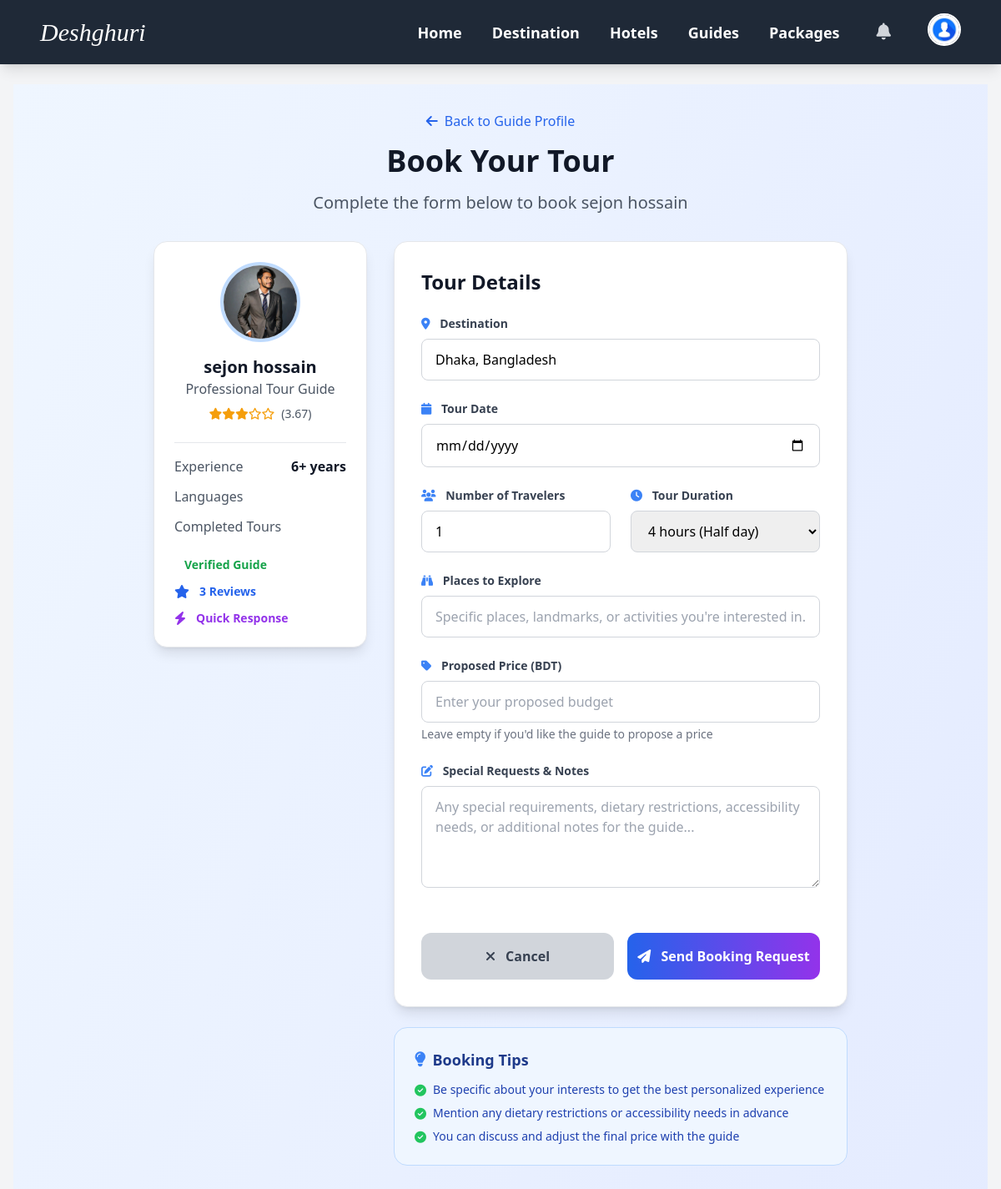
Page /guides/guides/1/book/ (signed in) on the committed database.
### guides/models.py (models this page shows, shortened)
class GuideProfile(models.Model):
    user = models.OneToOneField(settings.AUTH_USER_MODEL, on_delete=models.CASCADE)
    phone = models.CharField(max_length=30, blank=True)
    bio = models.TextField(blank=True)
    experience_years = models.PositiveIntegerField(default=0)
    avatar = models.ImageField(upload_to='guides/avatars/', blank=True)
    is_verified = models.BooleanField(default=False)
    average_rating = models.DecimalField(max_digits=3, decimal_places=2, default=0.0)
    languages = models.CharField(max_length=200, blank=True)
    address = models.TextField(blank=True)
    is_completed = models.BooleanField(default=False)

### accounts/models.py (models this page shows, shortened)
class User(AbstractUser):
    username = models.CharField(
        max_length=150,
        unique=True,
        help_text="Required. 150 characters or fewer."
    )
    ROLE_CHOICES = (
        ('tourist', 'Tourist'),
        ('guide', 'Guide'),
        ('hotel_manager', 'Hotel Manager'),
    )
    role = models.CharField(max_length=20, choices=ROLE_CHOICES)
    agree_terms = models.BooleanField(default=False)

### accounts/utils.py (the view)
        def wrapper(request, *args, **kwargs):
            if request.user.is_authenticated and request.user.role in allowed_roles:
                return view_func(request, *args, **kwargs)
            else:
                raise PermissionDenied

### accounts/context_processors.py (called while the page is built)
def user_role(request):
    user = None
    role = None
    unread_notifications_count = 0
    if request.user.is_authenticated:
        user = request.user
        role = user.role  # from your custom User model field
        unread_notifications_count = user.notifications.filter(is_read=False).count()
    return {
        'logged_user': user,
        'logged_role': role,
        'unread_notifications_count': unread_notifications_count,
    }

### accounts/utils.py (called while the page is built)
def role_required(allowed_roles=None):
    if allowed_roles is None:
        allowed_roles = []
    def decorator(view_func):
        def wrapper(request, *args, **kwargs):
            if request.user.is_authenticated and request.user.role in allowed_roles:
                return view_func(request, *args, **kwargs)
            else:
                raise PermissionDenied
        return wrapper
    return decorator

### template/guides/book_guide.html (shortened to what this page needs)
{% extends "base.html" %}
{% load static %}
{% block content %}
<div class="min-h-screen bg-gradient-to-br from-blue-50 to-indigo-100 py-8">
    <div class="max-w-4xl mx-auto px-4 sm:px-6 lg:px-8">
        <div class="text-center mb-8">
            <a href="{% url 'guide_detail' guide.id %}" class="inline-flex items-center text-blue-600 hover:text-blue-800 mb-4">
                <i class="fas fa-arrow-left mr-2"></i>
                Back to Guide Profile
            </a>
            <h1 class="text-4xl font-bold text-gray-900 mb-4">Book Your Tour</h1>
            <p class="text-xl text-gray-600">Complete the form below to book {{ guide.user.get_full_name|default:guide.user.username }}</p>
        </div>
        <div class="grid grid-cols-1 lg:grid-cols-3 gap-8">
            <div class="lg:col-span-1">
                <div class="bg-white rounded-2xl shadow-lg border border-gray-200 p-6 sticky top-6">
                    <div class="text-center mb-6">
                        {% if guide.avatar %}
                            <img src="{{ guide.avatar.url }}" alt="{{ guide.user.get_full_name }}"
                                 class="w-24 h-24 rounded-full mx-auto mb-4 border-4 border-blue-200 object-cover">
                        {% else %}
                            <div class="w-24 h-24 bg-gradient-to-br from-blue-500 to-purple-600 rounded-full mx-auto mb-4 flex items-center justify-center text-white font-bold text-2xl">
                                {{ guide.user.get_full_name|default:guide.user.username|first|upper }}
                            </div>
                        {% endif %}
                        <h3 class="text-xl font-bold text-gray-900">{{ guide.user.get_full_name|default:guide.user.username }}</h3>
                        <p class="text-gray-600">Professional Tour Guide</p>
                        <div class="flex items-center justify-center mt-2">
                            <div class="flex text-amber-500 mr-2">
                                {% for i in "12345" %}
                                    {% if forloop.counter <= guide.average_rating %}
                                        <i class="fas fa-star text-sm"></i>
                                    {% else %}
                                        <i class="far fa-star text-sm"></i>
                                    {% endif %}
                                {% endfor %}
                            </div>
                            <span class="text-sm text-gray-600">({{ guide.average_rating }})</span>
                        </div>
                    </div>
                    <div class="space-y-3 border-t border-gray-200 pt-4">
                        <div class="flex justify-between items-center">
                            <span class="text-gray-600">Experience</span>
                            <span class="font-semibold text-gray-900">{{ guide.experience_years }}+ years</span>
                        </div>
                        <div class="flex justify-between items-center">
                            <span class="text-gray-600">Languages</span>
                        </div>
                        <div class="flex justify-between items-center">
                            <span class="text-gray-600">Completed Tours</span>
                        </div>
                    </div>
                    <div class="mt-6 space-y-3">
                        {% if guide.is_verified %}
                        <div class="flex items-center text-green-600">
                            <span class="text-sm font-semibold">Verified Guide</span>
                        </div>
                        {% endif %}
                        <div class="flex items-center text-blue-600">
                            <i class="fas fa-star mr-3"></i>
                           <span class="text-sm font-semibold">{{ guide.user.reviews_received.count }} Reviews</span>
                        </div>
                        <div class="flex items-center text-purple-600">
                            <i class="fas fa-bolt mr-3"></i>
                            <span class="text-sm font-semibold">Quick Response</span>
                        </div>
                    </div>
                </div>
            </div>
            <div class="lg:col-span-2">
                <div class="bg-white rounded-2xl shadow-lg border border-gray-200 p-8">
                    <h2 class="text-2xl font-bold text-gray-900 mb-6">Tour Details</h2>
                    <form method="POST" class="space-y-6">
                        <div>
                            <label for="destination" class="block text-sm font-semibold text-gray-700 mb-2">
                                <i class="fas fa-map-marker-alt text-blue-500 mr-2"></i>
                                Destination
                            </label>
                            <input type="text" name="destination" id="destination"
                                   value="{{ form.destination.value|default:'' }}"
                                   class="w-full px-4 py-3 border border-gray-300 rounded-lg focus:outline-none focus:ring-2 focus:ring-blue-500 focus:border-transparent"
                                   placeholder="Where would you like to go?"
                                   required>
                        </div>
                        <div>
                            <label for="date" class="block text-sm font-semibold text-gray-700 mb-2">
                                <i class="fas fa-calendar text-blue-500 mr-2"></i>
                                Tour Date
                            </label>
                            <input type="date" name="date" id="date"
                                   class="w-full px-4 py-3 border border-gray-300 rounded-lg focus:outline-none focus:ring-2 focus:ring-blue-500 focus:border-transparent"
                                   required>
                        </div>
                        <div class="grid grid-cols-1 md:grid-cols-2 gap-6">
                            <div>
                                <label for="number_of_travelers" class="block text-sm font-semibold text-gray-700 mb-2">
                                    <i class="fas fa-users text-blue-500 mr-2"></i>
                                    Number of Travelers
                                </label>
                                <input type="number" name="number_of_travelers" id="number_of_travelers"
                                       min="1" max="20" value="1"
                                       class="w-full px-4 py-3 border border-gray-300 rounded-lg focus:outline-none focus:ring-2 focus:ring-blue-500 focus:border-transparent"
                                       required>
                            </div>
                            <div>
                                <label for="duration_hours" class="block text-sm font-semibold text-gray-700 mb-2">
                                    <i class="fas fa-clock text-blue-500 mr-2"></i>
                                    Tour Duration
                                </label>
                                <select name="duration_hours" id="duration_hours"
                                        class="w-full px-4 py-3 border border-gray-300 rounded-lg focus:outline-none focus:ring-2 focus:ring-blue-500 focus:border-transparent" required>
                                    <option value="4" selected>4 hours (Half day)</option>
                                </select>
                            </div>
                        </div>
                        <div>
                            <label for="places_to_explore" class="block text-sm font-semibold text-gray-700 mb-2">
                                <i class="fas fa-binoculars text-blue-500 mr-2"></i>
                                Places to Explore
                            </label>
                            <input type="text" name="places_to_explore" id="places_to_explore"
                                   class="w-full px-4 py-3 border border-gray-300 rounded-lg focus:outline-none focus:ring-2 focus:ring-blue-500 focus:border-transparent"
                                   placeholder="Specific places, landmarks, or activities you're interested in...">
                        </div>
                        <div>
                            <label for="price" class="block text-sm font-semibold text-gray-700 mb-2">
                                <i class="fas fa-tag text-blue-500 mr-2"></i>
                                Proposed Price (BDT)
                            </label>
                            <input type="number" name="price" id="price" step="0.01" min="0"
                                   class="w-full px-4 py-3 border border-gray-300 rounded-lg focus:outline-none focus:ring-2 focus:ring-blue-500 focus:border-transparent"
                                   placeholder="Enter your proposed budget">
                            <p class="text-sm text-gray-500 mt-1">Leave empty if you'd like the guide to propose a price</p>
                        </div>
                        <div>
                            <label for="notes" class="block text-sm font-semibold text-gray-700 mb-2">
                                <i class="fas fa-edit text-blue-500 mr-2"></i>
                                Special Requests & Notes
                            </label>
                            <textarea name="notes" id="notes" rows="4"
                                      class="w-full px-4 py-3 border border-gray-300 rounded-lg focus:outline-none focus:ring-2 focus:ring-blue-500 focus:border-transparent"
                                      placeholder="Any special requirements, dietary restrictions, accessibility needs, or additional notes for the guide..."></textarea>
                        </div>
                        <div class="flex space-x-4 pt-6">
                            <a href="{% url 'guide_detail' guide.id %}"
                               class="flex-1 bg-gray-300 text-gray-700 py-4 rounded-xl font-semibold hover:bg-gray-400 transition-all duration-300 text-center">
                                <i class="fas fa-times mr-2"></i>
                                Cancel
                            </a>
                            <button type="submit"
                                    class="flex-1 bg-gradient-to-r from-blue-600 to-purple-600 text-white py-4 rounded-xl font-semibold hover:shadow-lg transition-all duration-300">
                                <i class="fas fa-paper-plane mr-2"></i>
                                Send Booking Request
                            </button>
                        </div>
                    </form>
                </div>
                <div class="mt-6 bg-blue-50 rounded-2xl p-6 border border-blue-200">
                    <h3 class="text-lg font-semibold text-blue-900 mb-3 flex items-center">
                        <i class="fas fa-lightbulb text-blue-500 mr-2"></i>
                        Booking Tips
                    </h3>
                    <ul class="text-blue-800 space-y-2 text-sm">
                        <li class="flex items-start">
                            <i class="fas fa-check-circle text-green-500 mr-2 mt-1 flex-shrink-0"></i>
                            <span>Be specific about your interests to get the best personalized experience</span>
                        </li>
                        <li class="flex items-start">
                            <i class="fas fa-check-circle text-green-500 mr-2 mt-1 flex-shrink-0"></i>
                            <span>Mention any dietary restrictions or accessibility needs in advance</span>
                        </li>
                        <li class="flex items-start">
                            <i class="fas fa-check-circle text-green-500 mr-2 mt-1 flex-shrink-0"></i>
                            <span>You can discuss and adjust the final price with the guide</span>
                        </li>
                    </ul>
                </div>
            </div>
        </div>
    </div>
</div>
{% endblock %}

### rows in the picture
GuideProfile: user.get_full_name "sejon hossain", avatar (picture), average_rating "3.67", experience_years "6", user.reviews_received.count "3", destination "Dhaka, Bangladesh"
